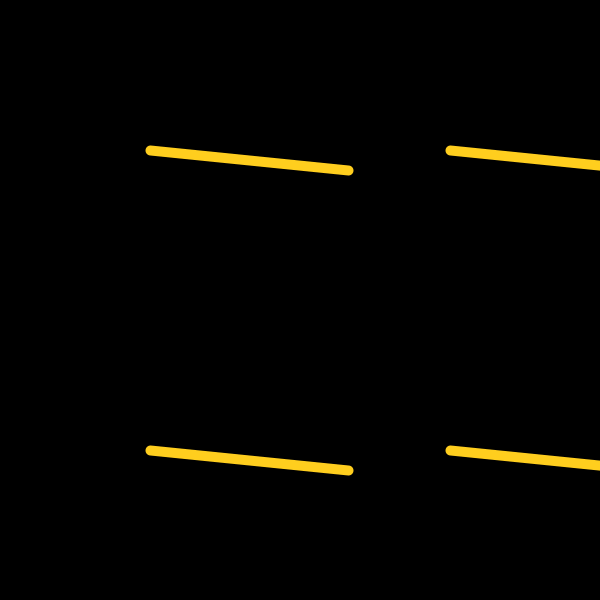
Frame 1 (no input)
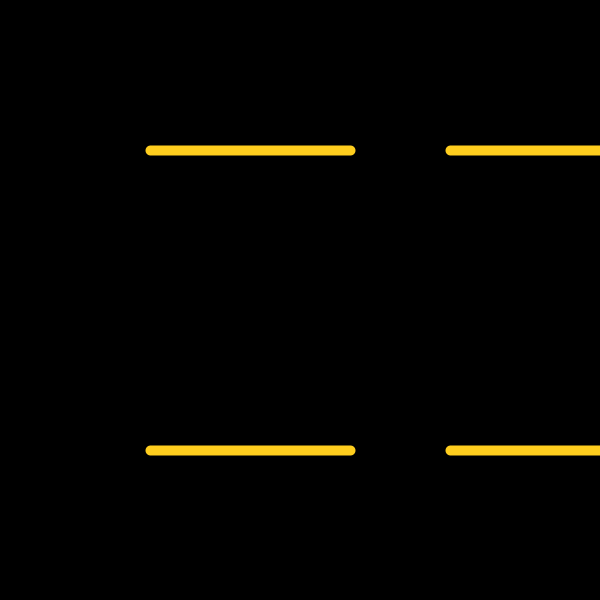
Frame 60 (the mouse pressed at the canvas centre just before this capture)
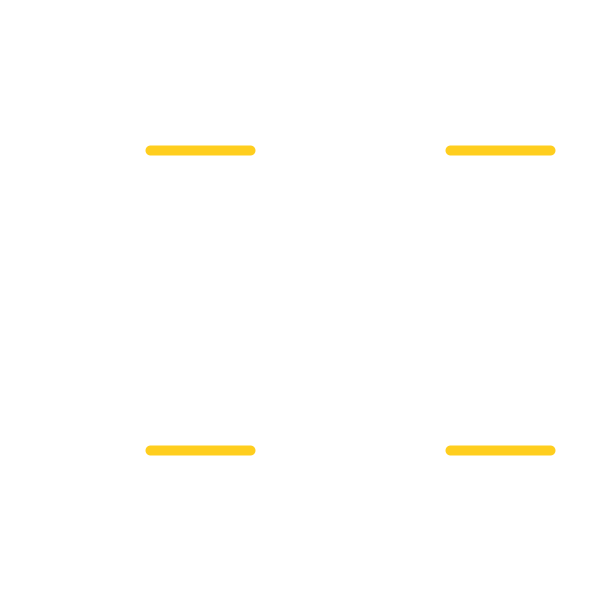
Frame 120 (the mouse held since frame 60 and released just before this capture)

The Processing sketch that drew these frames (run headless with seeded random() and noise(); from frame 60 on, the mouse is pressed at the canvas centre):

// Processing sketch: processing_162667
// ── processing_162667.pde

float radius = 200;
float curDeg = 0;

void setup()
{
  size(600,600);
  frameRate(50);
}

void draw()
{
   
  background(0);
  translate(width/4, height/4);
  stroke(255,206,30);
  strokeWeight(10);
  
  curDeg +=6;
  float rad = radians(curDeg);
  float x =radius * cos(rad);
  float y = radius * sin(rad);
  line(0,0,x,y);
  line(300,0,x+300,y);
  line(0,300,x,y+300);
  line(300,300,x+300,y+300);
  
  if(mousePressed)
  {
     
  background(255);
  translate(width/2, height/2);
  
  curDeg +=6;
  float rad1 = (radians(curDeg));
  float x1 =radius * cos(rad1)/2;
  float y1 = radius * sin(rad1)/2;
  line(0,0,x1,y1);
  line(-300,0,x1-300,y1);
  line(0,-300,x1,y1-300);
  line(-300,-300,x1-300,y1-300);
  }
}
